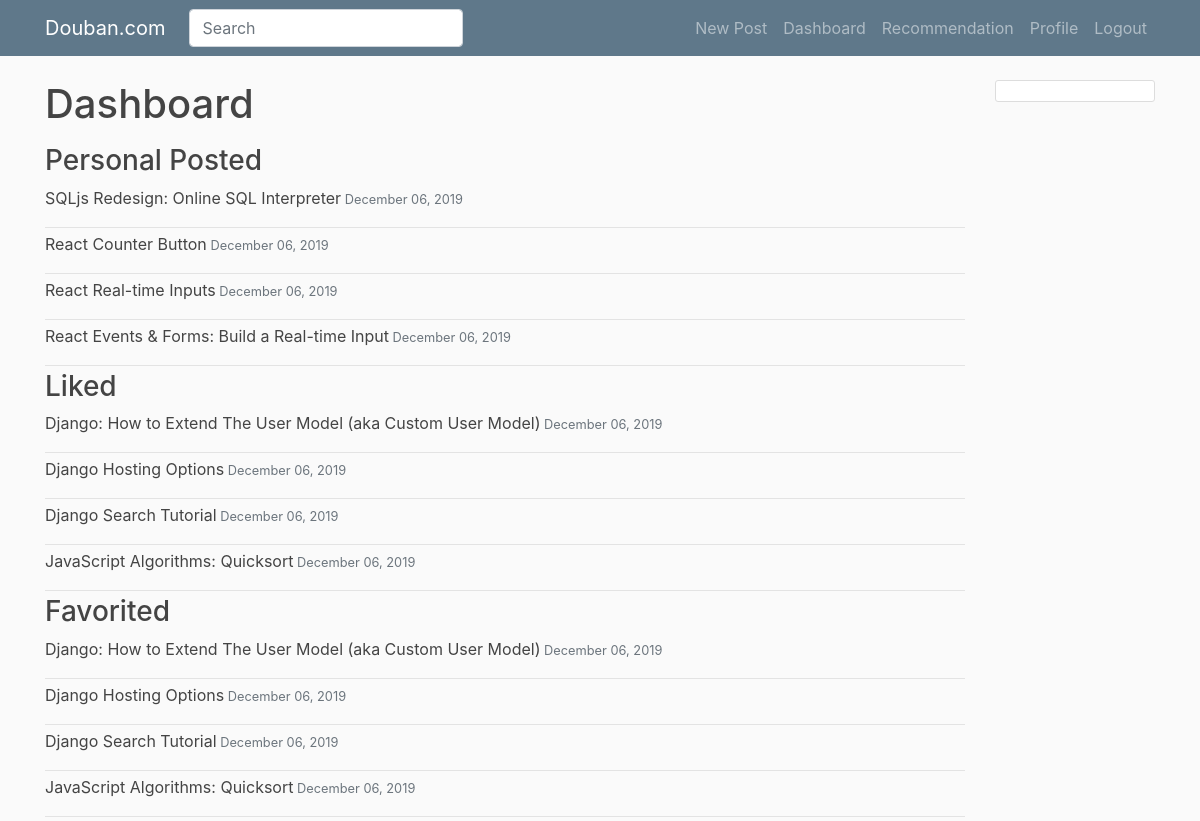
/dashboard/ (signed in), run on the app's committed database.
### douban/models.py (models this page shows, shortened)
class Post(models.Model):
    title = models.CharField(max_length=100)
    content = models.TextField()
    likes = models.ManyToManyField(User, related_name="Post_likes",blank=True)
    favorites = models.ManyToManyField(User, related_name="Post_favorites",blank=True)
    date_posted = models.DateTimeField(default=timezone.now)
    author = models.ForeignKey(User, on_delete=models.CASCADE)
    tags = TaggableManager(blank=True)

### users/views.py (the view)
# urls.py: path('dashboard/', user_views.dashboard, name='dashboard'),
@login_required
def dashboard(request):
    username = request.user
    posts = Post.objects.all()
    user_posts = Post.objects.filter(author=username)
    context = {
        'posts':posts,
    }
    return render(request, 'users/dashboard.html', context)

### users/templates/users/dashboard.html (shortened to what this page needs)
{% extends "douban/base.html" %}
{% block content %}
	<h1 class="mb-3">{{ view.kwargs.username }} Dashboard</h1>
	<h3>Personal Posted</h3>
	{% for post in posts %}
		{% if request.user == post.author %}
		<div class="article-metadata">
			<p><a class="article-title" href="{% url 'post-detail' post.id %}">{{ post.title }}<small class="text-muted">                     {{ post.date_posted|date:"F d, Y" }}</small></a></p>
		</div>
			{% endif %}
	{% endfor %}
	<h3>Liked</h3>
	{% for post in posts %}
		{% if request.user in post.likes.all %}
		<div class="article-metadata">
			<p><a class="article-title" href="{% url 'post-detail' post.id %}">{{ post.title }}<small class="text-muted">                     {{ post.date_posted|date:"F d, Y" }}</small></a></p>
		</div>
			{% endif %}
	{% endfor %}
	<h3>Favorited</h3>
	{% for post in posts %}
		{% if request.user in post.favorites.all %}
		<div class="article-metadata">
			<p><a class="article-title" href="{% url 'post-detail' post.id %}">{{ post.title }}<small class="text-muted">                      {{ post.date_posted|date:"F d, Y" }}</small></a></p>
		</div>
			{% endif %}
	{% endfor %}
{% endblock content %}

### douban/static/douban/main.css (style rules this page uses)
body { background: #fafafa; color: #333333; margin-top: 5rem; }
h1, h2, h3, h4, h5, h6 { color: #444444; }
.article-title { color: #444444; }
.article-metadata { padding-bottom: 1px; margin-bottom: 4px; border-bottom: 1px solid #e3e3e3 }

### data on the page
Post: title "SQLjs Redesign: Online SQL Interpreter", date_posted "December 06, 2019"
Post: title "React Counter Button", date_posted "December 06, 2019"
Post: title "React Real-time Inputs", date_posted "December 06, 2019"
Post: title "React Events & Forms: Build a Real-time Input", date_posted "December 06, 2019"
Post: title "Django: How to Extend The User Model (aka Custom User Model)", date_posted "December 06, 2019"
Post: title "Django Hosting Options", date_posted "December 06, 2019"
Post: title "Django Search Tutorial", date_posted "December 06, 2019"
Post: title "JavaScript Algorithms: Quicksort", date_posted "December 06, 2019"
